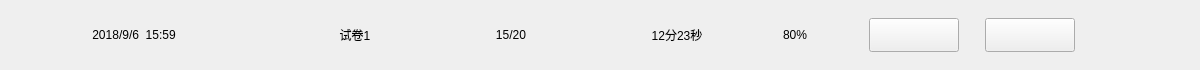
<?xml version="1.0" encoding="UTF-8"?>
<ui version="4.0">
 <class>SYExamRecordItem</class>
 <widget class="QWidget" name="SYExamRecordItem">
  <property name="geometry">
   <rect>
    <x>0</x>
    <y>0</y>
    <width>1200</width>
    <height>70</height>
   </rect>
  </property>
  <property name="windowTitle">
   <string>SimLaparo</string>
  </property>
  <layout class="QGridLayout" name="gridLayout">
   <property name="leftMargin">
    <number>0</number>
   </property>
   <property name="topMargin">
    <number>0</number>
   </property>
   <property name="rightMargin">
    <number>0</number>
   </property>
   <property name="bottomMargin">
    <number>0</number>
   </property>
   <property name="spacing">
    <number>0</number>
   </property>
   <item row="0" column="0">
    <layout class="QVBoxLayout" name="verticalLayout">
     <property name="spacing">
      <number>0</number>
     </property>
     <item>
      <widget class="QFrame" name="bgframe">
       <layout class="QHBoxLayout" name="horizontalLayout_2">
        <item>
         <widget class="QLabel" name="lb_data">
          <property name="minimumSize">
           <size>
            <width>250</width>
            <height>0</height>
           </size>
          </property>
          <property name="maximumSize">
           <size>
            <width>250</width>
            <height>16777215</height>
           </size>
          </property>
          <property name="text">
           <string>2018/9/6  15:59</string>
          </property>
          <property name="alignment">
           <set>Qt::AlignCenter</set>
          </property>
         </widget>
        </item>
        <item>
         <widget class="QLabel" name="lb_name">
          <property name="minimumSize">
           <size>
            <width>180</width>
            <height>0</height>
           </size>
          </property>
          <property name="maximumSize">
           <size>
            <width>180</width>
            <height>16777215</height>
           </size>
          </property>
          <property name="text">
           <string>试卷1</string>
          </property>
          <property name="alignment">
           <set>Qt::AlignCenter</set>
          </property>
         </widget>
        </item>
        <item>
         <widget class="QLabel" name="lb_percent">
          <property name="minimumSize">
           <size>
            <width>120</width>
            <height>0</height>
           </size>
          </property>
          <property name="maximumSize">
           <size>
            <width>120</width>
            <height>16777215</height>
           </size>
          </property>
          <property name="text">
           <string>15/20</string>
          </property>
          <property name="alignment">
           <set>Qt::AlignCenter</set>
          </property>
         </widget>
        </item>
        <item>
         <widget class="QLabel" name="lb_usedtime">
          <property name="minimumSize">
           <size>
            <width>200</width>
            <height>0</height>
           </size>
          </property>
          <property name="maximumSize">
           <size>
            <width>200</width>
            <height>16777215</height>
           </size>
          </property>
          <property name="text">
           <string>12分23秒</string>
          </property>
          <property name="alignment">
           <set>Qt::AlignCenter</set>
          </property>
         </widget>
        </item>
        <item>
         <widget class="QLabel" name="lb_rightpercent">
          <property name="minimumSize">
           <size>
            <width>80</width>
            <height>0</height>
           </size>
          </property>
          <property name="maximumSize">
           <size>
            <width>80</width>
            <height>16777215</height>
           </size>
          </property>
          <property name="text">
           <string>80%</string>
          </property>
         </widget>
        </item>
        <item>
         <widget class="QPushButton" name="bt_desc">
          <property name="minimumSize">
           <size>
            <width>90</width>
            <height>34</height>
           </size>
          </property>
          <property name="maximumSize">
           <size>
            <width>90</width>
            <height>34</height>
           </size>
          </property>
          <property name="text">
           <string/>
          </property>
         </widget>
        </item>
        <item>
         <spacer name="horizontalSpacer_2">
          <property name="orientation">
           <enum>Qt::Horizontal</enum>
          </property>
          <property name="sizeType">
           <enum>QSizePolicy::Fixed</enum>
          </property>
          <property name="sizeHint" stdset="0">
           <size>
            <width>20</width>
            <height>20</height>
           </size>
          </property>
         </spacer>
        </item>
        <item>
         <widget class="QPushButton" name="bt_test">
          <property name="minimumSize">
           <size>
            <width>90</width>
            <height>34</height>
           </size>
          </property>
          <property name="maximumSize">
           <size>
            <width>90</width>
            <height>34</height>
           </size>
          </property>
          <property name="text">
           <string/>
          </property>
         </widget>
        </item>
        <item>
         <spacer name="horizontalSpacer">
          <property name="orientation">
           <enum>Qt::Horizontal</enum>
          </property>
          <property name="sizeHint" stdset="0">
           <size>
            <width>40</width>
            <height>20</height>
           </size>
          </property>
         </spacer>
        </item>
       </layout>
      </widget>
     </item>
    </layout>
   </item>
  </layout>
 </widget>
 <resources/>
 <connections/>
</ui>
